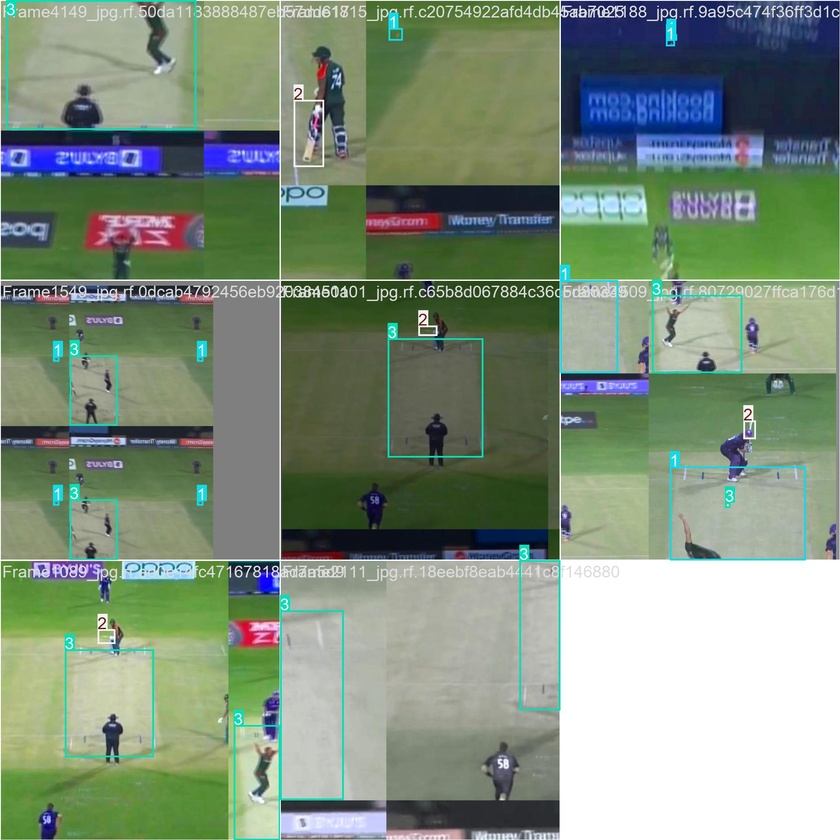
#> input picture modules/hawkeye/CricketAnalysisProject-master/backend/runs/cricket_ball_train4/train_batch0.jpg, 840 x 840 px, shrunk from 1920 x 1920 before the run
$ python -i fitness_analysis.py   (imports and definitions only)
#> lines starting #> are read from the running program, lines starting #| are printed output that depends on the picture; after the words box and inside, x2 and y2 are one past the last pixel; in counts of white or black regions, pixels touching at a corner belong together
import numpy as np
import cv2
import logging
from typing import List, Dict, Any, Tuple
from dataclasses import dataclass
from datetime import datetime

logger = logging.getLogger(__name__)

@dataclass
class MovementMetrics:
    distance: float
    speed: float
    acceleration: float
    direction_changes: int
    timestamp: datetime

@dataclass
class FitnessMetrics:
    distance_covered: float  # in meters
    average_speed: float    # in km/h
    max_speed: float       # in km/h
    acceleration: float    # in m/s²
    movement_patterns: Dict[str, int]  # count of different movement types
    energy_expenditure: float  # in kcal

class FitnessAnalyzer:
    # [209 lines left out: functions __init__, analyze_movement, _calculate_fatigue_level, _calculate_workload_level, get_trends, analyze_player_movement, not called in this run]

def detect_player_position(frame):
    """Detect player position in a frame."""
    try:
        # Ensure frame is a numpy array
        if not isinstance(frame, np.ndarray):
            frame = np.array(frame)

        # Convert frame to RGB if it's not already
        if len(frame.shape) == 2:  # If grayscale
            frame = cv2.cvtColor(frame, cv2.COLOR_GRAY2RGB)
        elif frame.shape[2] == 4:  # If RGBA
            frame = cv2.cvtColor(frame, cv2.COLOR_RGBA2RGB)

        # Convert to grayscale for processing
        gray = cv2.cvtColor(frame, cv2.COLOR_RGB2GRAY)
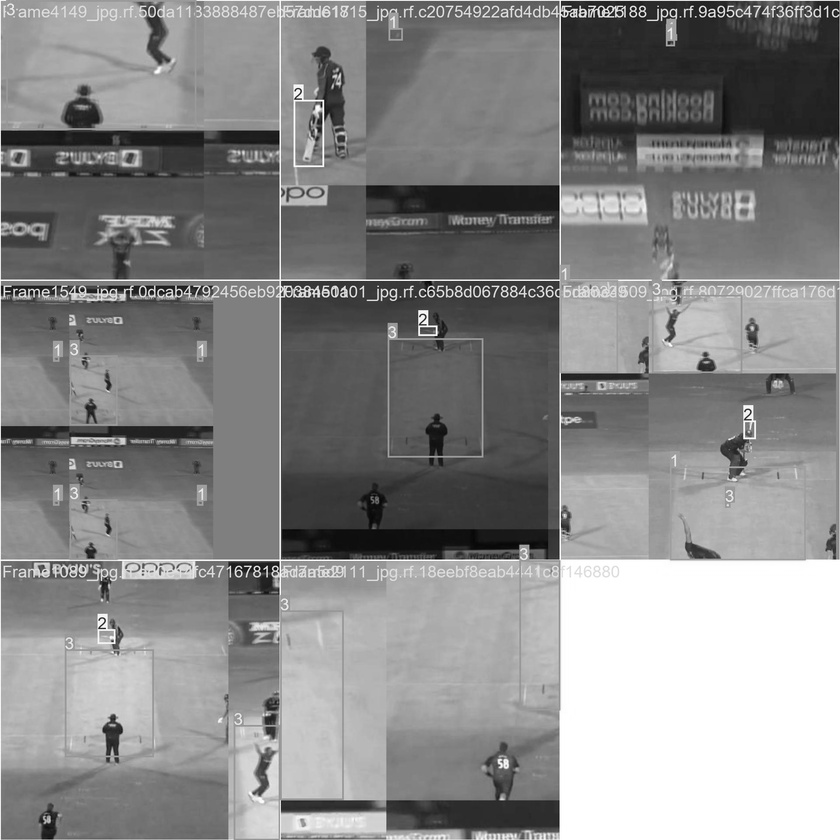
#> gray: shape (840, 840); min 1, max 255, mean 136.9

        # Apply Gaussian blur to reduce noise
        blurred = cv2.GaussianBlur(gray, (5, 5), 0)

        # Apply threshold to get binary image
        _, thresh = cv2.threshold(blurred, 0, 255, cv2.THRESH_BINARY + cv2.THRESH_OTSU)
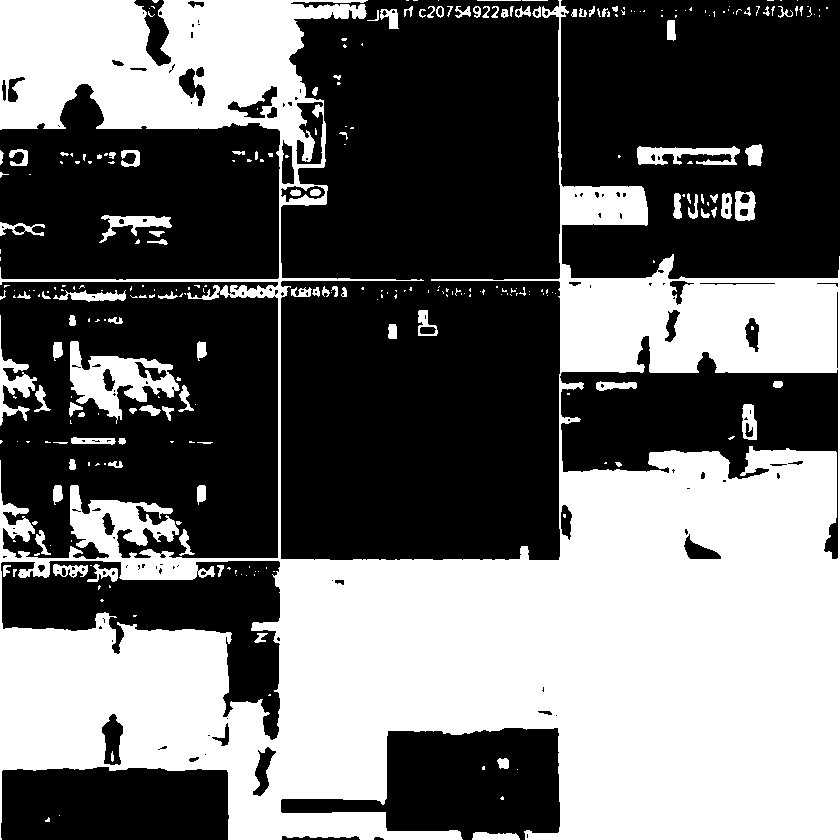
#> thresh: shape (840, 840); 42.3% white; 296 white regions (191 under 20 px)

        # Find contours
        contours, _ = cv2.findContours(thresh, cv2.RETR_EXTERNAL, cv2.CHAIN_APPROX_SIMPLE)
#> contours = 258 contours, 190 with area under 20; largest, box (x1, y1, x2, y2) and area: (0, 0, 840, 840) 329144, (70, 341, 180, 424) 3993, (637, 146, 740, 165) 1001, (0, 315, 37, 426) 876, (99, 215, 172, 243) 674

        if not contours:
            return None

        # Find the largest contour (assuming it's the player)
        largest_contour = max(contours, key=cv2.contourArea)
#> largest_contour = contour of 1618 points, box (x1, y1, x2, y2) (0, 0, 840, 840), area 329144

        # Get bounding box
        x, y, w, h = cv2.boundingRect(largest_contour)
#> x = 0; y = 0; w = 840; h = 840

        # Calculate center point
        center_x = x + w // 2
#> center_x = 420
        center_y = y + h // 2
#> center_y = 420

        return (center_x, center_y)

    except Exception as e:
        logger.error(f"Error detecting player position: {str(e)}")
        return None

# [83 lines left out: functions calculate_distance, classify_movement, calculate_energy_expenditure, not called in this run]

>>> import cv2
>>> picture = cv2.cvtColor(cv2.imread('runs/cricket_ball_train4/train_batch0.jpg'), cv2.COLOR_BGR2RGB)
>>> result = detect_player_position(picture)
#> result = (420, 420)

$ run again, on modules/hawkeye/CricketAnalysisProject-master/backend/runs/cricket_ball_train4/train_batch1.jpg
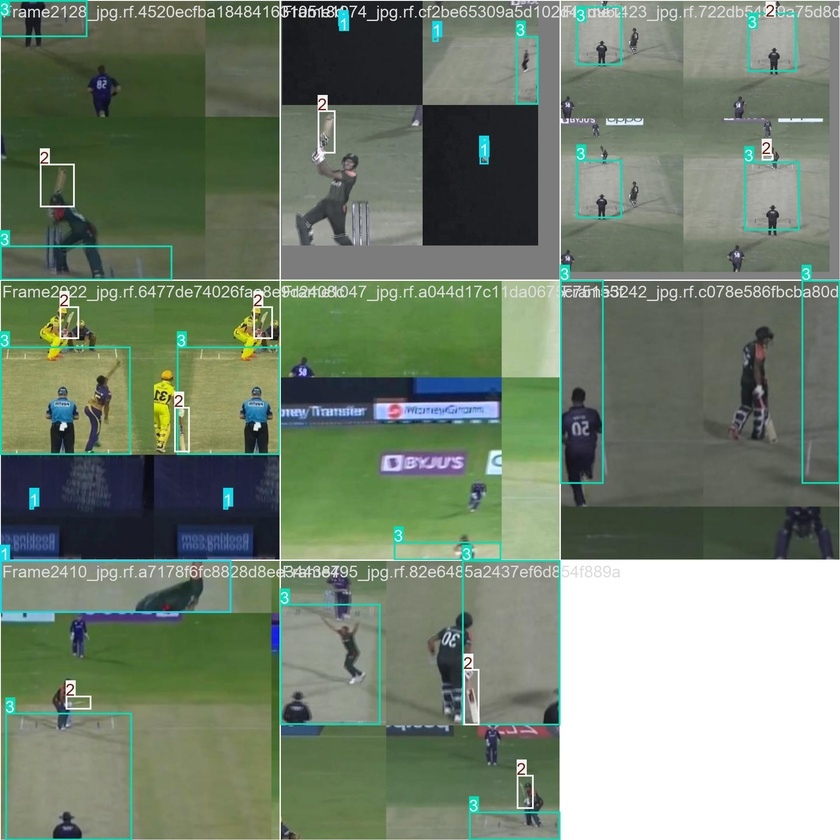
#> input picture modules/hawkeye/CricketAnalysisProject-master/backend/runs/cricket_ball_train4/train_batch1.jpg, 840 x 840 px, shrunk from 1920 x 1920 before the run
#> in detect_player_position, `gray = cv2.cvtColor(frame, cv2.COLOR_RGB2GRAY)`:
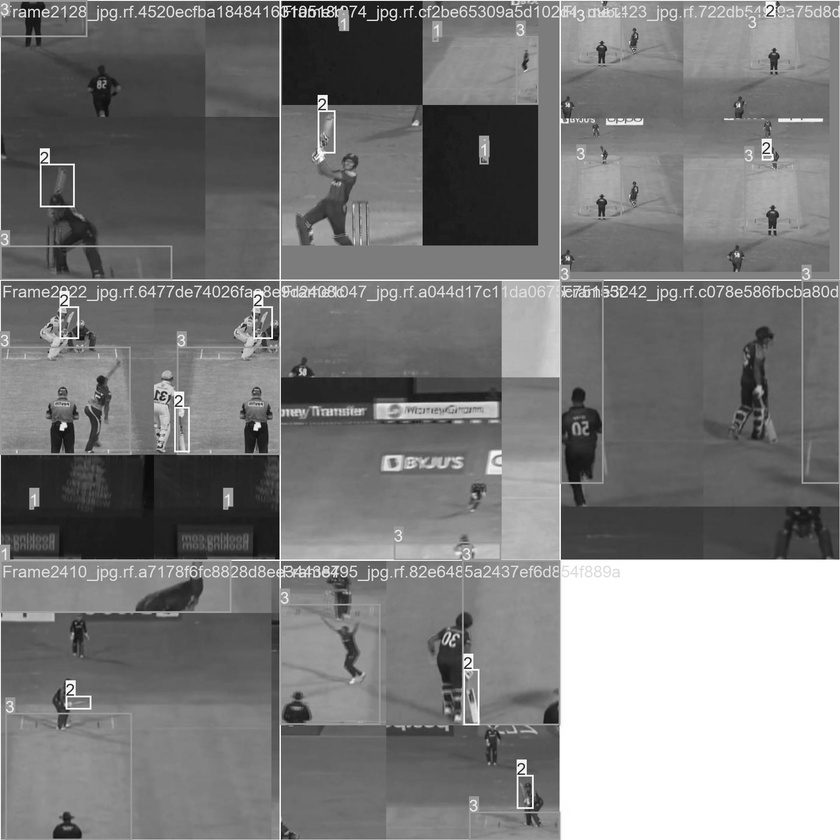
#> gray: shape (840, 840); min 0, max 255, mean 124.8
#> in detect_player_position, `_, thresh = cv2.threshold(blurred, 0, 255, cv2.THRESH_BINARY + cv2.THR..`:
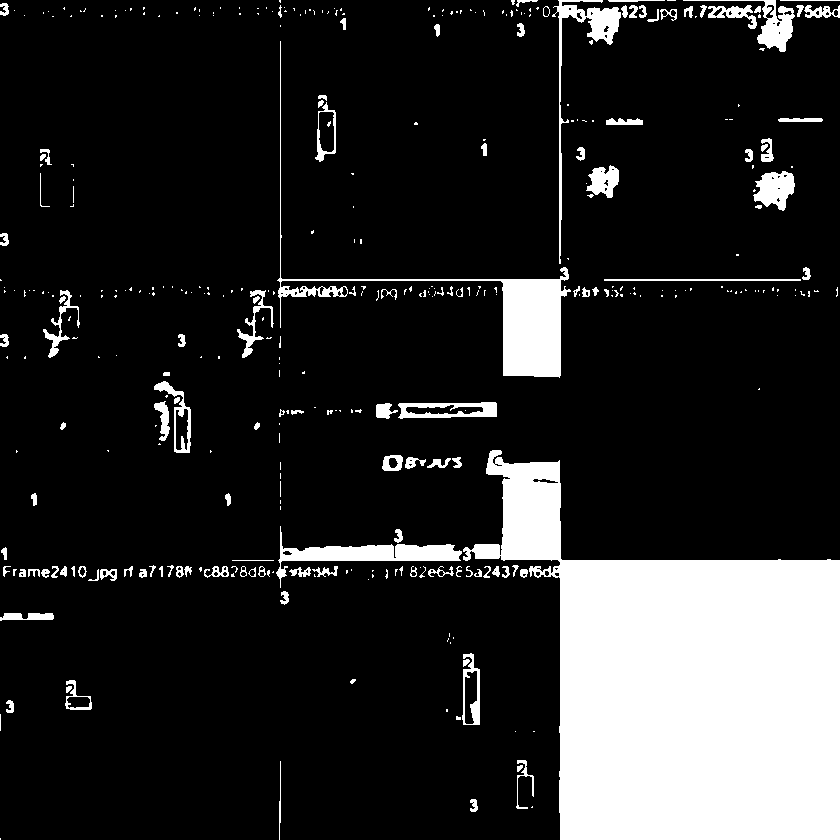
#> thresh: shape (840, 840); 16% white; 376 white regions (251 under 20 px)
#> contours = 374 contours, 276 with area under 20; largest, box (x1, y1, x2, y2) and area: (463, 450, 840, 840) 84350, (277, 41, 571, 378) 6325, (276, 526, 462, 588) 2514, (552, 0, 621, 264) 1590, (398, 402, 497, 419) 1318
#> largest_contour = contour of 212 points, box (x1, y1, x2, y2) (463, 450, 840, 840), area 84350
#> x = 463; y = 450; w = 377; h = 390
#> center_x = 651
#> center_y = 645
#> result = (651, 645)

$ run again, on modules/hawkeye/CricketAnalysisProject-master/backend/runs/cricket_ball_train4/train_batch2.jpg
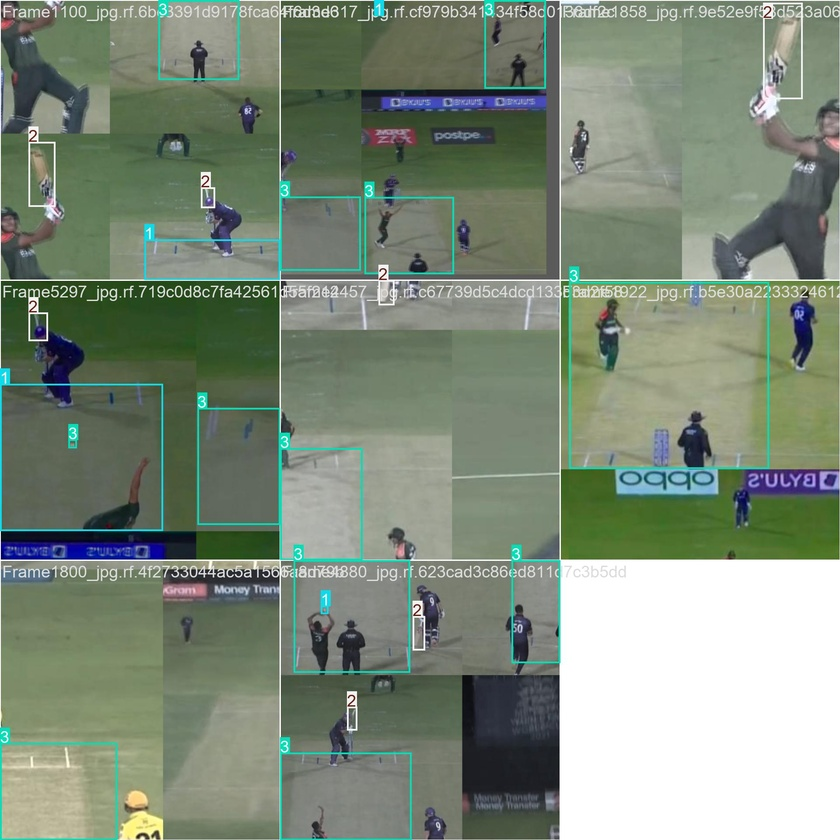
#> input picture modules/hawkeye/CricketAnalysisProject-master/backend/runs/cricket_ball_train4/train_batch2.jpg, 840 x 840 px, shrunk from 1920 x 1920 before the run
#> in detect_player_position, `gray = cv2.cvtColor(frame, cv2.COLOR_RGB2GRAY)`:
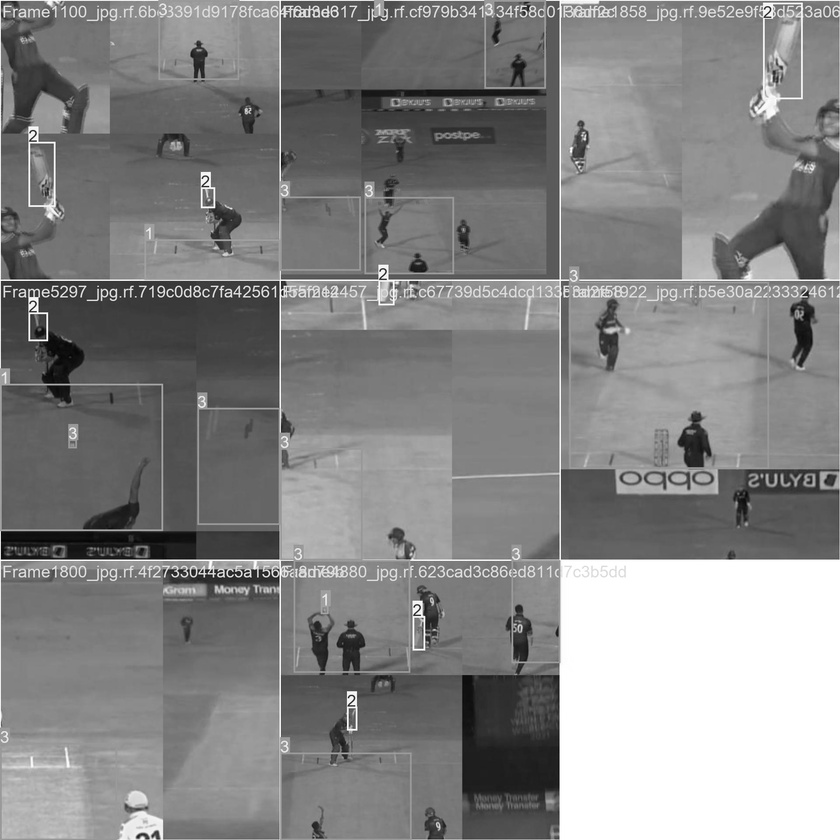
#> gray: shape (840, 840); min 5, max 255, mean 133.7
#> in detect_player_position, `_, thresh = cv2.threshold(blurred, 0, 255, cv2.THRESH_BINARY + cv2.THR..`:
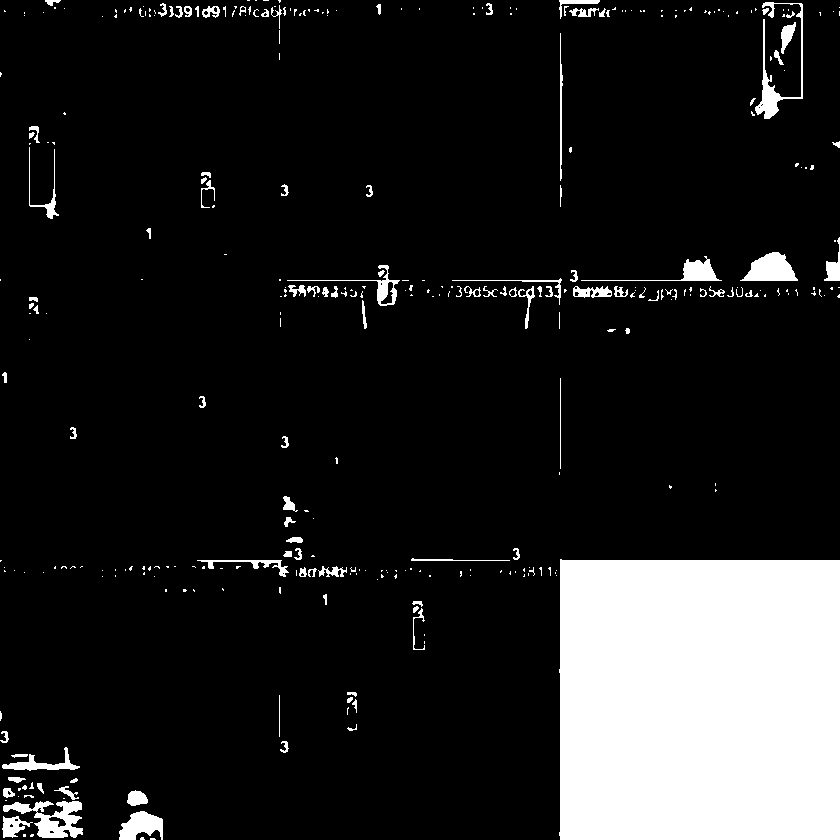
#> thresh: shape (840, 840); 13.2% white; 347 white regions (240 under 20 px)
#> contours = 347 contours, 272 with area under 20; largest, box (x1, y1, x2, y2) and area: (559, 559, 840, 840) 77850, (3, 801, 83, 838) 1324, (740, 252, 798, 281) 1014, (755, 2, 803, 119) 818, (119, 811, 163, 840) 776
#> largest_contour = contour of 14 points, box (x1, y1, x2, y2) (559, 559, 840, 840), area 77850
#> x = 559; w = 281
#> center_x = 699
#> result = (699, 699)
